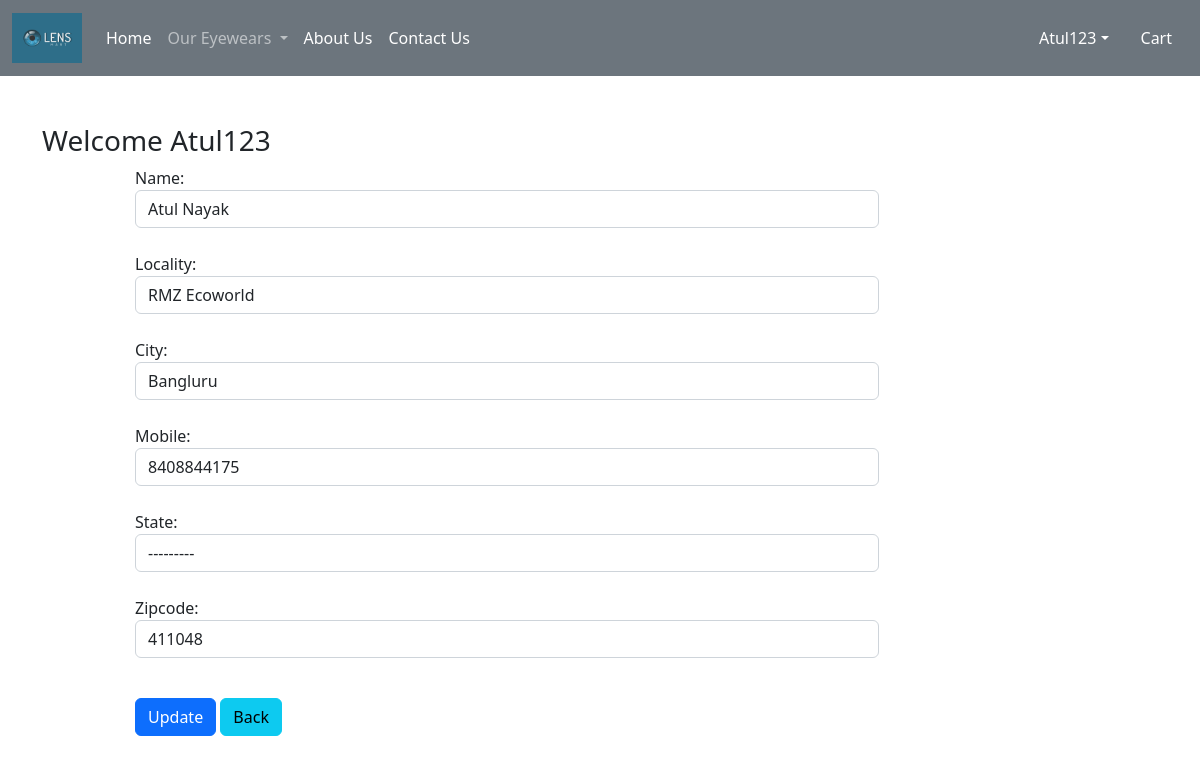
/updateAddress/4 (signed in), run on the app's committed database.
### app/models.py (models this page shows, shortened)
class Customer(models.Model):
    user = models.ForeignKey(User,on_delete=models.CASCADE)
    name = models.CharField(max_length=200)
    locality = models.CharField(max_length=200)
    city = models.CharField(max_length=50)
    mobile = models.IntegerField(default=0)
    zipcode = models.IntegerField()
    state = models.CharField(choices=STATE_CHOICES,max_length=100)

### app/views.py (the view, shortened to what this page needs)
# urls.py: path('updateAddress/<int:pk>', views.updateAddress.as_view(), name='updateAddress'),
@method_decorator(login_required,name='dispatch')
class updateAddress(View):
    def get(self,request,pk):
        add = Customer.objects.get(pk=pk)
        form = CustomerProfileForm(instance=add)
        totalitem = 0
        wishitem=0
        if request.user.is_authenticated:
            totalitem = len(Cart.objects.filter(user=request.user))
            wishitem = len(Wishlist.objects.filter(user=request.user))
        return render(request, 'app/updateAddress.html',locals())

### app/forms.py
class CustomerProfileForm(forms.ModelForm):
    class Meta:
        model = Customer
        fields=['name','locality','city','mobile','state','zipcode']
        widgets={
            'name':forms.TextInput(attrs={'class':'form-control'}),
            'locality':forms.TextInput(attrs={'class':'form-control'}),
            'city':forms.TextInput(attrs={'class':'form-control'}),
            'mobile':forms.NumberInput(attrs={'class':'form-control'}),
            'state':forms.Select(attrs={'class':'form-control'}),
            'zipcode':forms.NumberInput(attrs={'class':'form-control'}),
        }

### app/templates/app/updateAddress.html (shortened to what this page needs)
{% extends 'app/base.html' %}
{% load static %}
{% block main-content %}
<div class="container my-5">
    <div class="row">
     <h3>Welcome <span class="text-capitalize">{{request.user}}</span></h3>
    </div>
    <div class="col-sm-8 offset-sm-1">
        <form action="" method="post">
            {% for fm in form %}
                {{fm.label_tag}} {{fm}} <small class="text-danger">{{fm.errors|striptags}}</small> <br>
            {% endfor %}
            <div class="col-12 mt-3">
                <button type="submit" class="btn btn-primary">Update</button>
                <a href="{% url 'address' %}" type='button' class='btn btn-info'>Back</a>
            </div>
        </form>
    </div>
</div>
{% endblock main-content %}

### app/templates/app/base.html (shortened to what this page needs)
<!DOCTYPE html>
{% load static %}
<html lang="en">
<head>
    <link href="https://cdn.jsdelivr.net/npm/bootstrap@5.2.2/dist/css/bootstrap.min.css" rel="stylesheet">
    <link rel="stylesheet" href="{% static 'app/css/owl.carousel.min.css' %}" />
    <link rel="stylesheet" href="{% static 'app/css/all.min.css' %}" />
    <link rel="stylesheet" href="{% static 'app/css/style.css' %}" />
</head>
<body>
    <nav class="navbar navbar-expand-lg navbar-dark bg-secondary">
        <div class="container-fluid">
          <a class="navbar-brand" href="#">
            <img src="{% static "app/images/Lensmart.webp" %}" width="70" height="50" />
          </a>
          <div class="collapse navbar-collapse" id="navbarSupportedContent">
            <ul class="navbar-nav me-auto mb-2 mb-lg-0">
              {% if request.user.is_authenticated %}
              <li class="nav-item">
                <a class="nav-link active" aria-current="page" href="/">Home</a>
              </li>
              <li class="nav-item dropdown">
                <a class="nav-link dropdown-toggle" href="#" role="button" data-bs-toggle="dropdown" aria-expanded="false">
                  Our Eyewears
                </a>
              </li>
              <li class="nav-item">
                <a class="nav-link text-white" href="#">About Us</a>
              </li>
              <li class="nav-item">
                <a class="nav-link text-white" href="#">Contact Us</a>
              </li>
            </ul>
          </div>
          <ul class="navbar-nav me-auto mb-2 mb-lg-0">
            <li class="nav-item dropdown mx-2">
                <a class="nav-link dropdown-toggle text-white" href="#" id="profileDropdown" role="button" data-bs-toggle="dropdown" aria-expanded="false">{{request.user.username|capfirst}}</a>
            </li>
            <li class="nav-item mx-2">
                <a href="{% url 'showcart' %}" class="nav-link text-white"> Cart</a>
            </li>
            {% endif %}
          </ul>
        </div>
      </nav>
      {% block main-content %}{% endblock main-content %}
</body>
</html>

### data on the page
Customer: form "Atul Nayak" "RMZ Ecoworld" "Bangluru" "8408844175" "---------" "411048"

### other printed values
{{ request.user.username|capfirst }} "Atul123"
{{ request.user }} "Atul123"
{{ fm.label_tag }} "Name:" "Locality:" "City:" "Mobile:" "State:" "Zipcode:"
